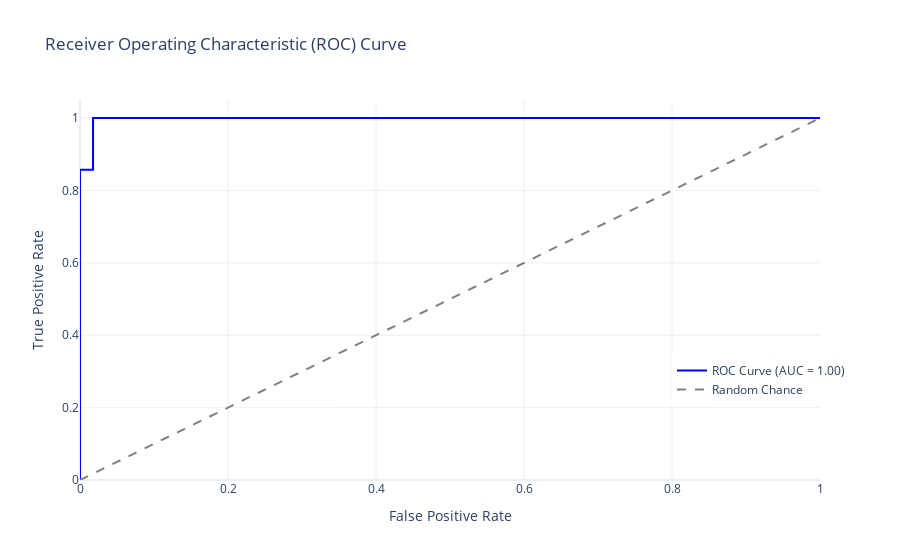

Source (notebook cell):
### Code cell
# Create the ROC curve plot
fig = go.Figure()

# Add ROC curve
fig.add_trace(go.Scatter(
    x=fpr, y=tpr,
    mode='lines',
    name=f'ROC Curve (AUC = {roc_auc:.2f})',
    line=dict(color='blue')
))

# Add diagonal line for random chance
fig.add_trace(go.Scatter(
    x=[0, 1], y=[0, 1],
    mode='lines',
    name='Random Chance',
    line=dict(dash='dash', color='gray')
))

# Customize layout
fig.update_layout(
    title='Receiver Operating Characteristic (ROC) Curve',
    xaxis_title='False Positive Rate',
    yaxis_title='True Positive Rate',
    xaxis=dict(range=[0.0, 1.0]),
    yaxis=dict(range=[0.0, 1.05]),
    legend=dict(x=0.8, y=0.2),
    template="plotly_white"
)

fig.write_image('ROC Curve.png')
# Show plot
fig.show()

### Figure 1 — Plotly figure (JSON) as saved in the notebook; plotly's stock layout.template omitted (floating-point values rounded to 4 significant figures)
{"data": [{"line": {"color": "blue"}, "mode": "lines", "name": "ROC Curve (AUC = 1.00)", "type": "scatter", "x": [0, 0, 0, 0.01762, 0.01762, 1], "y": [0, 0.1429, 0.8571, 0.8571, 1, 1]}, {"line": {"color": "gray", "dash": "dash"}, "mode": "lines", "name": "Random Chance", "type": "scatter", "x": [0, 1], "y": [0, 1]}], "layout": {"legend": {"x": 0.8, "y": 0.2}, "title": {"text": "Receiver Operating Characteristic (ROC) Curve"}, "xaxis": {"range": [0, 1], "title": {"text": "False Positive Rate"}}, "yaxis": {"range": [0, 1.05], "title": {"text": "True Positive Rate"}}}}
